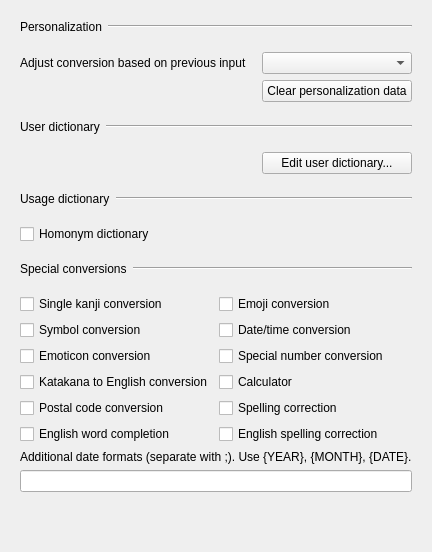
       <widget class="QWidget" name="dictionaryTab">
        <attribute name="title">
         <string>Dictionary</string>
        </attribute>
        <layout class="QVBoxLayout" name="dictionaryTabLayout">
         <property name="spacing">
          <number>0</number>
         </property>
         <item>
          <widget class="QFrame" name="personalizationHeader">
           <property name="frameShape">
            <enum>QFrame::Shape::NoFrame</enum>
           </property>
           <property name="class" stdset="0">
            <string>setting-group-header</string>
           </property>
           <layout class="QHBoxLayout" name="horizontalLayout_8">
            <item>
             <widget class="QLabel" name="label">
              <property name="text">
               <string>Personalization</string>
              </property>
             </widget>
            </item>
            <item>
             <widget class="Line" name="line">
              <property name="sizePolicy">
               <sizepolicy hsizetype="MinimumExpanding" vsizetype="Fixed">
                <horstretch>0</horstretch>
                <verstretch>0</verstretch>
               </sizepolicy>
              </property>
              <property name="orientation">
               <enum>Qt::Orientation::Horizontal</enum>
              </property>
              <property name="class" stdset="0">
               <string>setting-group-line</string>
              </property>
             </widget>
            </item>
           </layout>
          </widget>
         </item>
         <item>
          <widget class="QFrame" name="personalizationGroup">
           <property name="frameShape">
            <enum>QFrame::Shape::NoFrame</enum>
           </property>
           <property name="class" stdset="0">
            <string>setting-group-layout</string>
           </property>
           <layout class="QGridLayout" name="gridLayout_5">
            <item row="1" column="1">
             <widget class="QPushButton" name="clearUserHistoryButton">
              <property name="text">
               <string>Clear personalization data</string>
              </property>
             </widget>
            </item>
            <item row="0" column="0">
             <widget class="QLabel" name="label_7">
              <property name="text">
               <string>Adjust conversion based on previous input</string>
              </property>
              <property name="wordWrap">
               <bool>true</bool>
              </property>
             </widget>
            </item>
            <item row="0" column="1">
             <widget class="QComboBox" name="historyLearningLevelComboBox">
              <property name="minimumSize">
               <size>
                <width>150</width>
                <height>0</height>
               </size>
              </property>
             </widget>
            </item>
            <item row="1" column="0">
             <spacer name="horizontalSpacer_2">
              <property name="orientation">
               <enum>Qt::Orientation::Horizontal</enum>
              </property>
              <property name="sizeHint" stdset="0">
               <size>
                <width>40</width>
                <height>20</height>
               </size>
              </property>
             </spacer>
            </item>
           </layout>
          </widget>
         </item>
         <item>
          <widget class="QFrame" name="userDictionaryHeader">
           <property name="frameShape">
            <enum>QFrame::Shape::NoFrame</enum>
           </property>
           <property name="class" stdset="0">
            <string>setting-group-header</string>
           </property>
           <layout class="QHBoxLayout" name="horizontalLayout_14">
            <item>
             <widget class="QLabel" name="label_6">
              <property name="text">
               <string>User dictionary</string>
              </property>
             </widget>
            </item>
            <item>
             <widget class="Line" name="line_6">
              <property name="sizePolicy">
               <sizepolicy hsizetype="MinimumExpanding" vsizetype="Fixed">
                <horstretch>0</horstretch>
                <verstretch>0</verstretch>
               </sizepolicy>
              </property>
              <property name="orientation">
               <enum>Qt::Orientation::Horizontal</enum>
              </property>
              <property name="class" stdset="0">
               <string>setting-group-line</string>
              </property>
             </widget>
            </item>
           </layout>
          </widget>
         </item>
         <item>
          <widget class="QFrame" name="userDictionaryGroup">
           <property name="frameShape">
            <enum>QFrame::Shape::NoFrame</enum>
           </property>
           <property name="class" stdset="0">
            <string>setting-group-layout</string>
           </property>
           <layout class="QGridLayout" name="gridLayout_6">
            <item row="0" column="1">
             <spacer name="horizontalSpacer">
              <property name="orientation">
               <enum>Qt::Orientation::Horizontal</enum>
              </property>
              <property name="sizeHint" stdset="0">
               <size>
                <width>40</width>
                <height>20</height>
               </size>
              </property>
             </spacer>
            </item>
            <item row="0" column="2">
             <widget class="QPushButton" name="editUserDictionaryButton">
              <property name="sizePolicy">
               <sizepolicy hsizetype="Maximum" vsizetype="Fixed">
                <horstretch>0</horstretch>
                <verstretch>0</verstretch>
               </sizepolicy>
              </property>
              <property name="minimumSize">
               <size>
                <width>150</width>
                <height>0</height>
               </size>
              </property>
              <property name="text">
               <string>Edit user dictionary...</string>
              </property>
             </widget>
            </item>
           </layout>
          </widget>
         </item>
         <item>
          <widget class="QFrame" name="usageDictionaryHeader">
           <property name="frameShape">
            <enum>QFrame::Shape::NoFrame</enum>
           </property>
           <property name="class" stdset="0">
            <string>setting-group-header</string>
           </property>
           <layout class="QHBoxLayout" name="horizontalLayout_24">
            <item>
             <widget class="QLabel" name="label_9">
              <property name="text">
               <string>Usage dictionary</string>
              </property>
             </widget>
            </item>
            <item>
             <widget class="Line" name="line_9">
              <property name="sizePolicy">
               <sizepolicy hsizetype="MinimumExpanding" vsizetype="Fixed">
                <horstretch>0</horstretch>
                <verstretch>0</verstretch>
               </sizepolicy>
              </property>
              <property name="orientation">
               <enum>Qt::Orientation::Horizontal</enum>
              </property>
              <property name="class" stdset="0">
               <string>setting-group-line</string>
              </property>
             </widget>
            </item>
           </layout>
          </widget>
         </item>
         <item>
          <widget class="QFrame" name="usageDictionaryGroup">
           <property name="frameShape">
            <enum>QFrame::Shape::NoFrame</enum>
           </property>
           <property name="class" stdset="0">
            <string>setting-group-layout</string>
           </property>
           <layout class="QGridLayout" name="gridLayout_12">
            <item row="0" column="0">
             <widget class="QCheckBox" name="localUsageDictionaryCheckBox">
              <property name="text">
               <string>Homonym dictionary</string>
              </property>
             </widget>
            </item>
            <item row="0" column="1">
             <spacer name="horizontalSpacer_5">
              <property name="orientation">
               <enum>Qt::Orientation::Horizontal</enum>
              </property>
              <property name="sizeHint" stdset="0">
               <size>
                <width>20</width>
                <height>20</height>
               </size>
              </property>
             </spacer>
            </item>
           </layout>
          </widget>
         </item>
         <item>
          <widget class="QFrame" name="specialConversionHeader">
           <property name="frameShape">
            <enum>QFrame::Shape::NoFrame</enum>
           </property>
           <property name="class" stdset="0">
            <string>setting-group-header</string>
           </property>
           <layout class="QHBoxLayout" name="horizontalLayout_22">
            <item>
             <widget class="QLabel" name="specialConversionLabel">
              <property name="text">
               <string>Special conversions</string>
              </property>
             </widget>
            </item>
            <item>
             <widget class="Line" name="specialConversionLine">
              <property name="sizePolicy">
               <sizepolicy hsizetype="MinimumExpanding" vsizetype="Fixed">
                <horstretch>0</horstretch>
                <verstretch>0</verstretch>
               </sizepolicy>
              </property>
              <property name="orientation">
               <enum>Qt::Orientation::Horizontal</enum>
              </property>
              <property name="class" stdset="0">
               <string>setting-group-line</string>
              </property>
             </widget>
            </item>
           </layout>
          </widget>
         </item>
         <item>
          <widget class="QFrame" name="specialConversionsGroup">
           <property name="frameShape">
            <enum>QFrame::Shape::NoFrame</enum>
           </property>
           <property name="class" stdset="0">
            <string>setting-group-layout</string>
           </property>
           <layout class="QGridLayout" name="gridLayout_3">
            <item row="5" column="0">
             <widget class="QCheckBox" name="englishWordDictionaryCheckBox">
              <property name="text">
               <string>English word completion</string>
              </property>
             </widget>
            </item>
            <item row="5" column="1">
             <widget class="QCheckBox" name="englishSpellingCorrectionCheckBox">
              <property name="text">
               <string>English spelling correction</string>
              </property>
             </widget>
            </item>
            <item row="6" column="0" colspan="2">
             <widget class="QLabel" name="dateFormatsLabel">
              <property name="text">
               <string>Additional date formats (separate with ;). Use {YEAR}, {MONTH}, {DATE}.</string>
              </property>
             </widget>
            </item>
            <item row="7" column="0" colspan="2">
             <widget class="QLineEdit" name="dateFormatsLineEdit"/>
            </item>
            <item row="0" column="0">
             <widget class="QCheckBox" name="singleKanjiConversionCheckBox">
              <property name="text">
               <string>Single kanji conversion</string>
              </property>
             </widget>
            </item>
            <item row="1" column="0">
             <widget class="QCheckBox" name="symbolConversionCheckBox">
              <property name="text">
               <string>Symbol conversion</string>
              </property>
             </widget>
            </item>
            <item row="2" column="0">
             <widget class="QCheckBox" name="emoticonConversionCheckBox">
              <property name="text">
               <string>Emoticon conversion</string>
              </property>
             </widget>
            </item>
            <item row="3" column="0">
             <widget class="QCheckBox" name="t13nConversionCheckBox">
              <property name="text">
               <string>Katakana to English conversion</string>
              </property>
             </widget>
            </item>
            <item row="4" column="0">
             <widget class="QCheckBox" name="zipcodeConversionCheckBox">
              <property name="text">
               <string>Postal code conversion</string>
              </property>
             </widget>
            </item>
            <item row="4" column="1">
             <widget class="QCheckBox" name="spellingCorrectionCheckBox">
              <property name="text">
               <string>Spelling correction</string>
              </property>
             </widget>
            </item>
            <item row="3" column="1">
             <widget class="QCheckBox" name="calculatorCheckBox">
              <property name="text">
               <string>Calculator</string>
              </property>
             </widget>
            </item>
            <item row="2" column="1">
             <widget class="QCheckBox" name="numberConversionCheckBox">
              <property name="text">
               <string>Special number conversion</string>
              </property>
             </widget>
            </item>
            <item row="1" column="1">
             <widget class="QCheckBox" name="dateConversionCheckBox">
              <property name="text">
               <string>Date/time conversion</string>
              </property>
             </widget>
            </item>
            <item row="0" column="1">
             <widget class="QCheckBox" name="emojiConversionCheckBox">
              <property name="text">
               <string>Emoji conversion</string>
              </property>
             </widget>
            </item>
           </layout>
          </widget>
         </item>
         <item>
          <spacer name="dictionaryTabBottomSpacer">
           <property name="orientation">
            <enum>Qt::Orientation::Vertical</enum>
           </property>
           <property name="sizeHint" stdset="0">
            <size>
             <width>20</width>
             <height>40</height>
            </size>
           </property>
          </spacer>
         </item>
        </layout>
       </widget>
